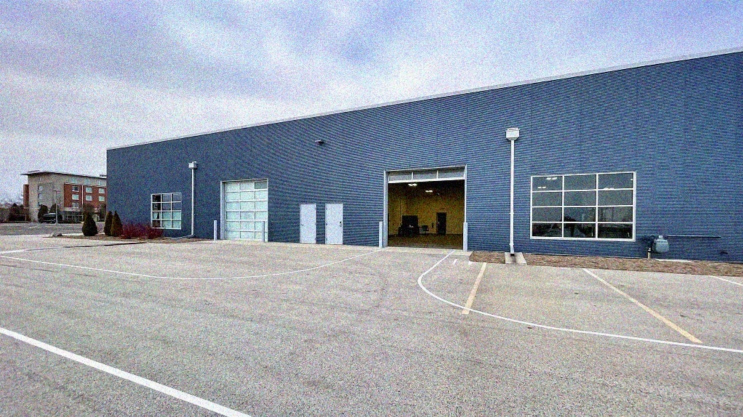
#> input picture gauusiannoise.jpg, 1486 x 833 px (shown at 1/2 size)
$ python test_gaussian.py
#> lines starting #> are read from the running program, lines starting #| are printed output that depends on the picture
import cv2
import numpy as np


def gaussianblur(img):
	gaussian = cv2.cv2.GaussianBlur(img, (5,5), 0)
	return gaussian

def medianblur(img):
	median = cv2.medianBlur(img, 5)
	return median

def main():
	img = cv2.imread("gauusiannoise.jpg")
#> img is the input picture: shape (833, 1486, 3); mean B, G, R 172.9, 160.5, 152.6
	img = cv2.resize(img, (0,0), img, 0.6, 0.6)
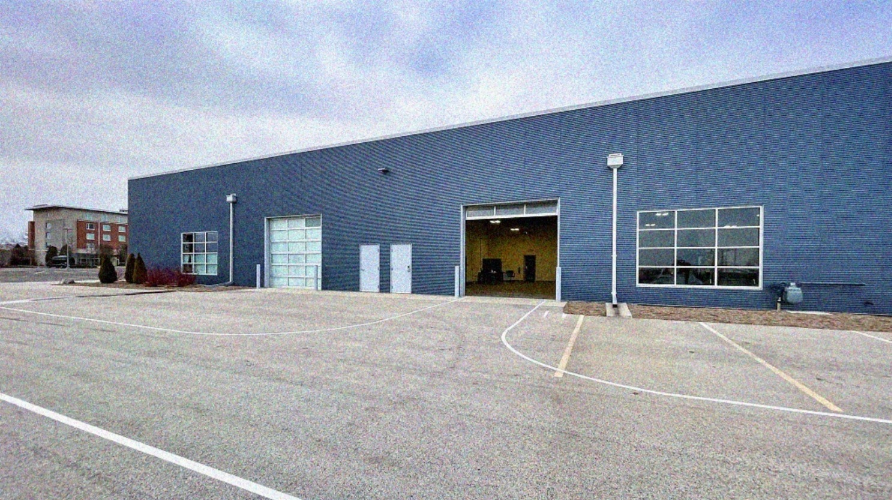
#> img: shape (500, 892, 3); mean B, G, R 172.8, 160.4, 152.5
	median = medianblur(img)
	gaussian = gaussianblur(img)

	while True:
		# [6 lines of commented-out code are left out]
		cv2.imshow("Median Blur", median)
		cv2.imshow("Gaussian Blur", gaussian)

		if cv2.waitKey(1) & 0xFF == 27:
#> (key Esc is pressed here)
			break
	cv2.destroyAllWindows()


if __name__ == '__main__':
	main()
